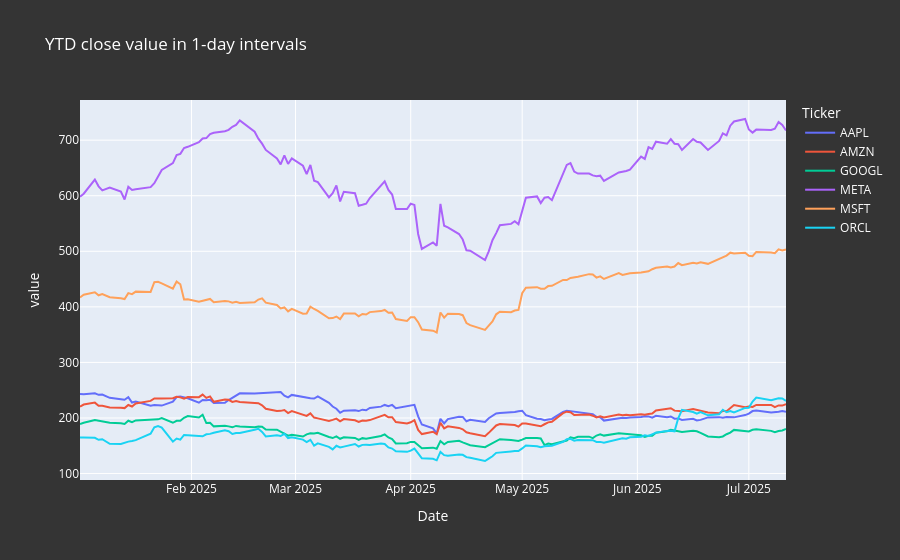

Notebook source saved alongside this figure:
### Code cell
close_ytd_lineplot = px.line(df_close_ytd,
                       x=df_close_ytd.index,
                       y=df_close_ytd.columns,
                       title='YTD close value in 1-day intervals')

close_ytd_lineplot.update_layout(paper_bgcolor='#343434', font_color='#FFF');
close_ytd_lineplot

### Figure 1 — Plotly figure (JSON) as saved in the notebook; plotly's stock layout.template omitted (floating-point values rounded to 4 significant figures; data arrays with more than 128 entries replaced by an {"elided": "..."} marker saying what was removed)
{"data": [{"hovertemplate": "Ticker=AAPL<br>Date=%{x}<br>value=%{y}<extra></extra>", "legendgroup": "AAPL", "line": {"color": "#636efa", "dash": "solid"}, "marker": {"symbol": "circle"}, "mode": "lines", "name": "AAPL", "orientation": "v", "showlegend": true, "type": "scatter", "x": {"elided": "130 str values"}, "xaxis": "x", "y": {"elided": "130 float values"}, "yaxis": "y"}, {"hovertemplate": "Ticker=AMZN<br>Date=%{x}<br>value=%{y}<extra></extra>", "legendgroup": "AMZN", "line": {"color": "#EF553B", "dash": "solid"}, "marker": {"symbol": "circle"}, "mode": "lines", "name": "AMZN", "orientation": "v", "showlegend": true, "type": "scatter", "x": {"elided": "130 str values"}, "xaxis": "x", "y": {"elided": "130 float values"}, "yaxis": "y"}, {"hovertemplate": "Ticker=GOOGL<br>Date=%{x}<br>value=%{y}<extra></extra>", "legendgroup": "GOOGL", "line": {"color": "#00cc96", "dash": "solid"}, "marker": {"symbol": "circle"}, "mode": "lines", "name": "GOOGL", "orientation": "v", "showlegend": true, "type": "scatter", "x": {"elided": "130 str values"}, "xaxis": "x", "y": {"elided": "130 float values"}, "yaxis": "y"}, {"hovertemplate": "Ticker=META<br>Date=%{x}<br>value=%{y}<extra></extra>", "legendgroup": "META", "line": {"color": "#ab63fa", "dash": "solid"}, "marker": {"symbol": "circle"}, "mode": "lines", "name": "META", "orientation": "v", "showlegend": true, "type": "scatter", "x": {"elided": "130 str values"}, "xaxis": "x", "y": {"elided": "130 float values"}, "yaxis": "y"}, {"hovertemplate": "Ticker=MSFT<br>Date=%{x}<br>value=%{y}<extra></extra>", "legendgroup": "MSFT", "line": {"color": "#FFA15A", "dash": "solid"}, "marker": {"symbol": "circle"}, "mode": "lines", "name": "MSFT", "orientation": "v", "showlegend": true, "type": "scatter", "x": {"elided": "130 str values"}, "xaxis": "x", "y": {"elided": "130 float values"}, "yaxis": "y"}, {"hovertemplate": "Ticker=ORCL<br>Date=%{x}<br>value=%{y}<extra></extra>", "legendgroup": "ORCL", "line": {"color": "#19d3f3", "dash": "solid"}, "marker": {"symbol": "circle"}, "mode": "lines", "name": "ORCL", "orientation": "v", "showlegend": true, "type": "scatter", "x": {"elided": "130 str values"}, "xaxis": "x", "y": {"elided": "130 float values"}, "yaxis": "y"}], "layout": {"autosize": true, "font": {"color": "#FFF"}, "legend": {"title": {"text": "Ticker"}, "tracegroupgap": 0}, "paper_bgcolor": "#343434", "title": {"text": "YTD close value in 1-day intervals"}, "xaxis": {"anchor": "y", "autorange": true, "domain": [0, 1], "range": ["2025-01-02", "2025-07-11"], "title": {"text": "Date"}, "type": "date"}, "yaxis": {"anchor": "x", "autorange": true, "domain": [0, 1], "range": [88.36, 772.3], "title": {"text": "value"}, "type": "linear"}}}
